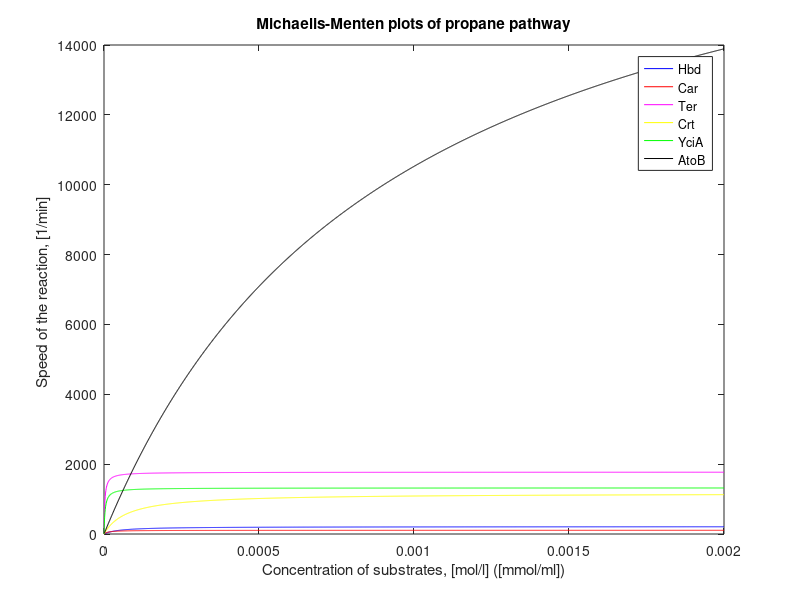

This figure's MATLAB source:


function bottleneck_plots()

concentrations = [0:0.000001:0.002];

% Comparison of enzymes
figure
% hdb
hdbvals = hdp(concentrations,336.408402,5e-05,7e-05);
plot(concentrations,hdbvals,'b')%201.8450412
hold on
% Car
carvals = car(concentrations,150,1.3e-05,4.8e-05,0.000115,1.3e-05);
plot(concentrations,carvals,'r')
% Ter
tervals = ter(concentrations,1881.62,2.7e-06,5.2e-06,1.98e-07);
plot(concentrations,tervals,'m')
hold on
% crt
crtvals = crt_ycia(concentrations,1168.85,7.5e-05);
plot(concentrations,crtvals,'y')
% ycia
yciavals = crt_ycia(concentrations,1320,3.5e-06);
plot(concentrations,yciavals,'g')
% AtoB
atobvals = atob(concentrations,20418.3,0.00047);
plot(concentrations,atobvals,'k')

title('Michaelis-Menten plots of propane pathway')

xlabel('Concentration of substrates, [mol/l] ([mmol/ml])') % x-axis label
ylabel('Speed of the reaction, [1/min] ') % y-axis label

legend('Hbd','Car','Ter','Crt','YciA','AtoB')


save bottleneck concentrations hdbvals carvals tervals crtvals yciavals atobvals

end

function [val] = atob(substratea,Kcat,Kma)

val = Kcat.*(substratea.*substratea)./ ...
    (substratea.*substratea+Kma.*substratea+Kma.*substratea);
end

function [val] = hdp(A,kcat,kma,kmb)
nadph = 0.00012;

val = kcat.*A.*nadph./(A.*nadph+kmb.*A+kma.*nadph+kma.*kmb);

end

function [val] = car(substratea,Kcat,Kma,Kmb,Kmc,Kia)

substrateb = 0.00012;
substratec = 0.0096;

val = (Kcat.*substratea.*substrateb.*substratec)./ ... 
    (Kia.*Kmb.*substratec+Kmc.*substratea.*substrateb+Kmb.*substratea.*substratec+ ... 
    Kma.*substrateb.*substratec+substratea.*substrateb.*substratec);
end

function [val] = ter(substratea,Kcat,Kma,Kmb,Kia)

substrateb = 8.3e-05;

val = (Kcat.*substratea.*substrateb)./ ...
    (substratea.*substrateb+Kmb.*substratea+Kma.*substrateb+Kia.*Kmb);
end

% These both are basic Michaelis-Menten
function [val] = crt_ycia(substrate,Kcat,Km)

val = Kcat.*substrate./(Km+substrate);

end
